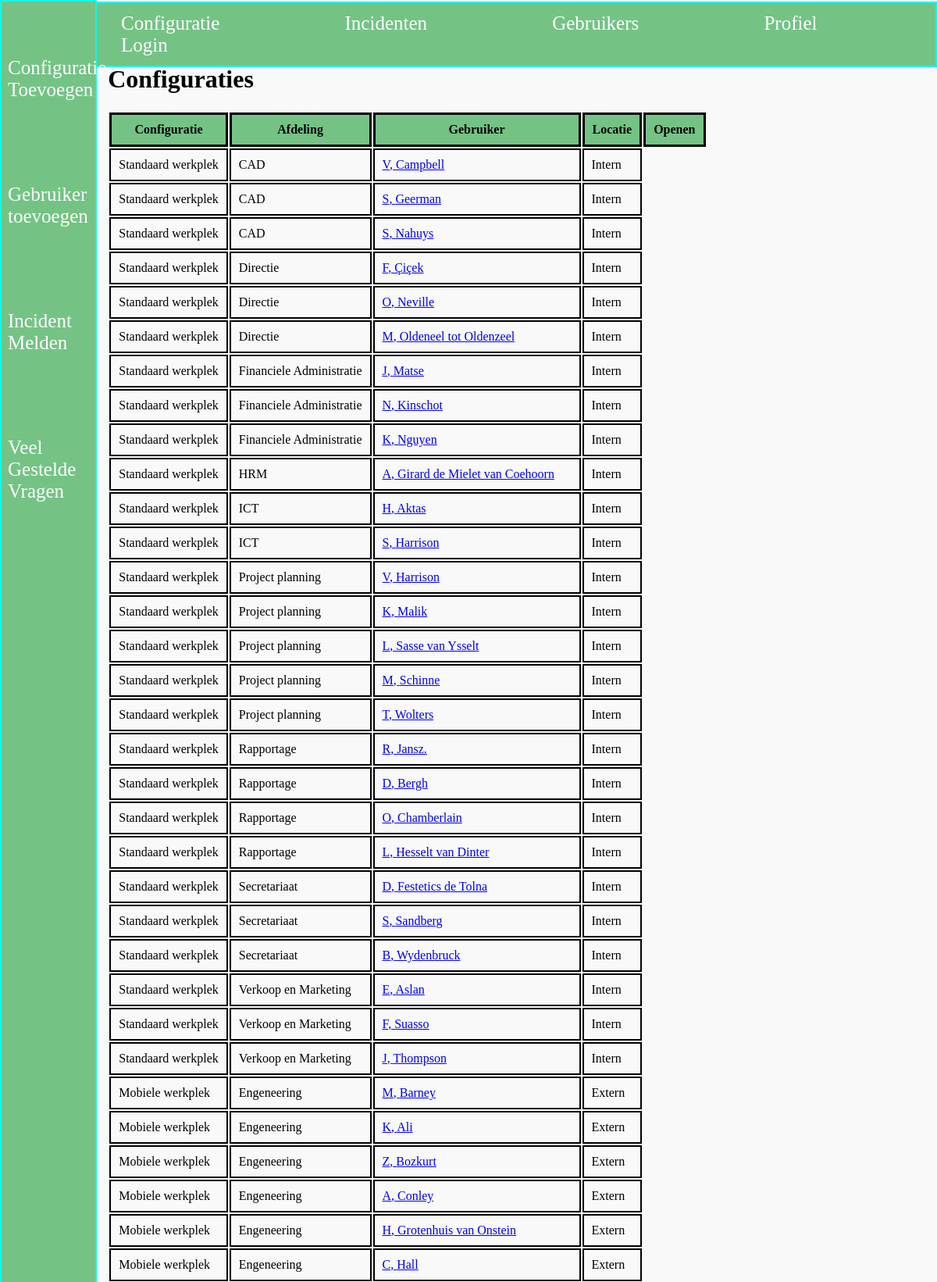
/php/configuraties.php (upper part), run on the app's committed database.
### tables this page shows
CREATE TABLE `user` (
  `userID` int(11) NOT NULL,
  `initials` varchar(1) DEFAULT NULL,
  `surname` varchar(50) DEFAULT NULL,
  `middleName` varchar(50) DEFAULT NULL,
  `departmentID` int(11) DEFAULT NULL,
  `interncell` varchar(3) DEFAULT NULL,
  `sex` int(3) DEFAULT NULL,
  `email` varchar(80) DEFAULT NULL,
  `password` varchar(50) DEFAULT NULL,
  `userType` int(3) DEFAULT NULL
);

CREATE TABLE `configuration` (
  `configurationID` int(11) NOT NULL,
  `configurationName` varchar(255) DEFAULT NULL
);

CREATE TABLE `departments` (
  `departmentID` int(11) NOT NULL,
  `departmentName` varchar(50) DEFAULT NULL,
  `location` int(3) DEFAULT NULL
);

### php/configuraties.php (the view, shortened to what this page needs)
<?php
$servername = "localhost";
$username = "root";
$password = "";
$dbname = "twente";
$conn = mysqli_connect($servername, $username, $password, $dbname);
$sql = "SELECT user.userID, user.initials, user.surname, departments.departmentName, configuration.configurationName, departments.location FROM user INNER JOIN departments ON user.departmentID = departments.departmentID INNER JOIN user2configuration ON user2configuration.userID = user.userID INNER JOIN configuration ON user2configuration.configurationID = configuration.configurationID";
$result = mysqli_query($conn,$sql);
?>
<!doctype html>
<html lang="nl">
<?php include('../include/header.php');?>
<body>
	<?php include('../include/navigatie.php');?>
<br>
<br>
<br>
	<div class=table>
      <h1> Configuraties </h1>
	<table class="gebruikers" name="gebruikers">
	<tr>
	  <th> Configuratie</th>
		<th> Afdeling</th>
    <th> Gebruiker </th>
    <th> Locatie </th>
		<th> Openen </th>
	</tr>
	<?php
	if (mysqli_num_rows($result) > 1){
	  while($row = mysqli_fetch_assoc($result)){
      if ($row["location"] == 1){
        $location = "Intern";
      }
      else{
        $location = "Extern";
      }
	    echo "<tr><td>".$row["configurationName"]."</td>
      <td>".$row["departmentName"]."</td>
      <td><a href='gebruikerdetails.php?userID=".$row["userID"]."'>".$row["initials"].", ".$row["surname"]."</td>
      <td>".$location."</td>
			 </tr>";
	  }
	}
	else{
	  echo "Error";
	}
	?>
</table>
</div>
	</body>
</html>

### css/style.css (style rules this page uses)
html { font-family:Century Gothic; height:100%; width:100%; background:#f9f9f9; }
div.table { margin-left:11%; margin-bottom: 5%; }
th { border: 3px solid black; padding: 10px; background-color:#74c385; }
td { border: 2px solid black; padding: 10px; }

### data on the page
user: configuration.configurationName "Standaard werkplek", departmentID.departmentName "CAD", initials "V", surname "Campbell", departmentID.location "Intern"
user: configuration.configurationName "Standaard werkplek", departmentID.departmentName "CAD", initials "S", surname "Geerman", departmentID.location "Intern"
user: configuration.configurationName "Standaard werkplek", departmentID.departmentName "CAD", initials "S", surname "Nahuys", departmentID.location "Intern"
user: configuration.configurationName "Standaard werkplek", departmentID.departmentName "Directie", initials "F", surname "Çiçek", departmentID.location "Intern"
user: configuration.configurationName "Standaard werkplek", departmentID.departmentName "Directie", initials "O", surname "Neville", departmentID.location "Intern"
user: configuration.configurationName "Standaard werkplek", departmentID.departmentName "Directie", initials "M", surname "Oldeneel tot Oldenzeel", departmentID.location "Intern"
user: configuration.configurationName "Standaard werkplek", departmentID.departmentName "Financiele Administratie", initials "J", surname "Matse", departmentID.location "Intern"
user: configuration.configurationName "Standaard werkplek", departmentID.departmentName "Financiele Administratie", initials "N", surname "Kinschot", departmentID.location "Intern"
user: configuration.configurationName "Standaard werkplek", departmentID.departmentName "Financiele Administratie", initials "K", surname "Nguyen", departmentID.location "Intern"
user: configuration.configurationName "Standaard werkplek", departmentID.departmentName "HRM", initials "A", surname "Girard de Mielet van Coehoorn", departmentID.location "Intern"
user: configuration.configurationName "Standaard werkplek", departmentID.departmentName "ICT", initials "H", surname "Aktas", departmentID.location "Intern"
user: configuration.configurationName "Standaard werkplek", departmentID.departmentName "ICT", initials "S", surname "Harrison", departmentID.location "Intern"
user: configuration.configurationName "Standaard werkplek", departmentID.departmentName "Project planning", initials "V", surname "Harrison", departmentID.location "Intern"
user: configuration.configurationName "Standaard werkplek", departmentID.departmentName "Project planning", initials "K", surname "Malik", departmentID.location "Intern"
user: configuration.configurationName "Standaard werkplek", departmentID.departmentName "Project planning", initials "L", surname "Sasse van Ysselt", departmentID.location "Intern"
user: configuration.configurationName "Standaard werkplek", departmentID.departmentName "Project planning", initials "M", surname "Schinne", departmentID.location "Intern"
user: configuration.configurationName "Standaard werkplek", departmentID.departmentName "Project planning", initials "T", surname "Wolters", departmentID.location "Intern"
user: configuration.configurationName "Standaard werkplek", departmentID.departmentName "Rapportage", initials "R", surname "Jansz.", departmentID.location "Intern"
user: configuration.configurationName "Standaard werkplek", departmentID.departmentName "Rapportage", initials "D", surname "Bergh", departmentID.location "Intern"
user: configuration.configurationName "Standaard werkplek", departmentID.departmentName "Rapportage", initials "O", surname "Chamberlain", departmentID.location "Intern"
user: configuration.configurationName "Standaard werkplek", departmentID.departmentName "Rapportage", initials "L", surname "Hesselt van Dinter", departmentID.location "Intern"
user: configuration.configurationName "Standaard werkplek", departmentID.departmentName "Secretariaat", initials "D", surname "Festetics de Tolna", departmentID.location "Intern"
user: configuration.configurationName "Standaard werkplek", departmentID.departmentName "Secretariaat", initials "S", surname "Sandberg", departmentID.location "Intern"
user: configuration.configurationName "Standaard werkplek", departmentID.departmentName "Secretariaat", initials "B", surname "Wydenbruck", departmentID.location "Intern"
user: configuration.configurationName "Standaard werkplek", departmentID.departmentName "Verkoop en Marketing", initials "E", surname "Aslan", departmentID.location "Intern"
user: configuration.configurationName "Standaard werkplek", departmentID.departmentName "Verkoop en Marketing", initials "F", surname "Suasso", departmentID.location "Intern"
user: configuration.configurationName "Standaard werkplek", departmentID.departmentName "Verkoop en Marketing", initials "J", surname "Thompson", departmentID.location "Intern"
user: configuration.configurationName "Mobiele werkplek", departmentID.departmentName "Engeneering", initials "M", surname "Barney", departmentID.location "Extern"
user: configuration.configurationName "Mobiele werkplek", departmentID.departmentName "Engeneering", initials "K", surname "Ali", departmentID.location "Extern"
user: configuration.configurationName "Mobiele werkplek", departmentID.departmentName "Engeneering", initials "Z", surname "Bozkurt", departmentID.location "Extern"
user: configuration.configurationName "Mobiele werkplek", departmentID.departmentName "Engeneering", initials "A", surname "Conley", departmentID.location "Extern"
user: configuration.configurationName "Mobiele werkplek", departmentID.departmentName "Engeneering", initials "H", surname "Grotenhuis van Onstein", departmentID.location "Extern"
user: configuration.configurationName "Mobiele werkplek", departmentID.departmentName "Engeneering", initials "C", surname "Hall", departmentID.location "Extern"
